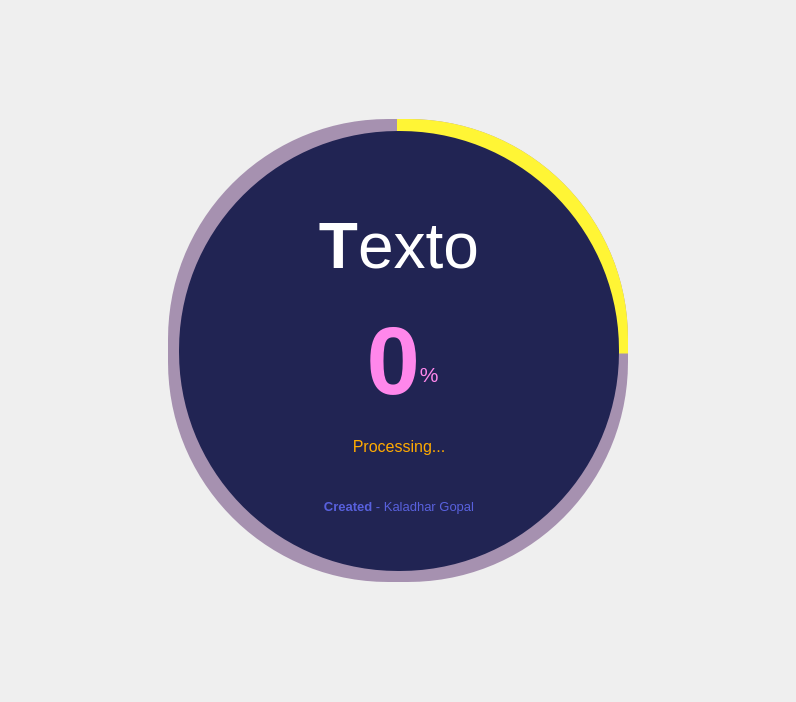
<?xml version="1.0" encoding="UTF-8"?>
<ui version="4.0">
 <class>MainWindow</class>
 <widget class="QMainWindow" name="MainWindow">
  <property name="geometry">
   <rect>
    <x>0</x>
    <y>0</y>
    <width>796</width>
    <height>702</height>
   </rect>
  </property>
  <property name="windowTitle">
   <string>MainWindow</string>
  </property>
  <widget class="QWidget" name="centralwidget">
   <layout class="QHBoxLayout" name="horizontalLayout">
    <property name="spacing">
     <number>0</number>
    </property>
    <property name="leftMargin">
     <number>0</number>
    </property>
    <property name="topMargin">
     <number>0</number>
    </property>
    <property name="rightMargin">
     <number>0</number>
    </property>
    <property name="bottomMargin">
     <number>0</number>
    </property>
    <item>
     <widget class="QFrame" name="BaseFrame">
      <property name="minimumSize">
       <size>
        <width>460</width>
        <height>463</height>
       </size>
      </property>
      <property name="maximumSize">
       <size>
        <width>460</width>
        <height>463</height>
       </size>
      </property>
      <property name="styleSheet">
       <string notr="true">QFrame{
	background-color: rgba(53, 0, 80,100);
border-radius:220;

}</string>
      </property>
      <property name="frameShape">
       <enum>QFrame::StyledPanel</enum>
      </property>
      <property name="frameShadow">
       <enum>QFrame::Raised</enum>
      </property>
      <layout class="QHBoxLayout" name="horizontalLayout_2">
       <property name="leftMargin">
        <number>0</number>
       </property>
       <property name="topMargin">
        <number>0</number>
       </property>
       <property name="rightMargin">
        <number>0</number>
       </property>
       <property name="bottomMargin">
        <number>0</number>
       </property>
       <item>
        <widget class="QFrame" name="ProgressBar">
         <property name="styleSheet">
          <string notr="true">QFrame{
border-radius:220px;
	background-color: qconicalgradient(cx:0.5, cy:0.5, angle:90, stop:0.747082 rgba(255, 53, 53, 0), stop:0.749027 rgba(255, 245, 53, 255));
}</string>
         </property>
         <property name="frameShape">
          <enum>QFrame::StyledPanel</enum>
         </property>
         <property name="frameShadow">
          <enum>QFrame::Raised</enum>
         </property>
         <layout class="QHBoxLayout" name="horizontalLayout_3">
          <property name="spacing">
           <number>0</number>
          </property>
          <property name="leftMargin">
           <number>11</number>
          </property>
          <property name="topMargin">
           <number>12</number>
          </property>
          <property name="bottomMargin">
           <number>11</number>
          </property>
          <item>
           <widget class="QFrame" name="UppermostFrame">
            <property name="styleSheet">
             <string notr="true">QFrame{
border-radius:219px;
	
	background-color: rgb(33, 36, 83);
}</string>
            </property>
            <property name="frameShape">
             <enum>QFrame::StyledPanel</enum>
            </property>
            <property name="frameShadow">
             <enum>QFrame::Raised</enum>
            </property>
            <layout class="QHBoxLayout" name="horizontalLayout_4">
             <item>
              <layout class="QGridLayout" name="gridLayout">
               <property name="leftMargin">
                <number>0</number>
               </property>
               <property name="topMargin">
                <number>48</number>
               </property>
               <property name="bottomMargin">
                <number>26</number>
               </property>
               <property name="spacing">
                <number>0</number>
               </property>
               <item row="4" column="0" colspan="2">
                <widget class="QLabel" name="label_5">
                 <property name="font">
                  <font>
                   <pointsize>11</pointsize>
                  </font>
                 </property>
                 <property name="styleSheet">
                  <string notr="true">QLabel{
border-radius:10px;
	
	color: rgb(88, 96, 221);
	background-color: qlineargradient(spread:pad, x1:0, y1:0, x2:1, y2:1, stop:0 rgba(0, 0, 0, 0), stop:1 rgba(255, 255, 255, 0));
}</string>
                 </property>
                 <property name="text">
                  <string>&lt;html&gt;&lt;head/&gt;&lt;body&gt;&lt;p align=&quot;center&quot;&gt;&lt;span style=&quot; font-size:10pt; font-weight:600;&quot;&gt;Created&lt;/span&gt;&lt;span style=&quot; font-size:10pt;&quot;&gt; - Kaladhar Gopal&lt;/span&gt;&lt;/p&gt;&lt;/body&gt;&lt;/html&gt;</string>
                 </property>
                </widget>
               </item>
               <item row="0" column="0" rowspan="2" colspan="2">
                <widget class="QLabel" name="label_2">
                 <property name="font">
                  <font>
                   <pointsize>11</pointsize>
                  </font>
                 </property>
                 <property name="styleSheet">
                  <string notr="true">color: rgb(255, 255, 255);
background-color: qlineargradient(spread:pad, x1:0, y1:0, x2:1, y2:1, stop:0 rgba(0, 0, 0, 0), stop:1 rgba(255, 255, 255, 0));</string>
                 </property>
                 <property name="text">
                  <string>&lt;html&gt;&lt;head/&gt;&lt;body&gt;&lt;p align=&quot;center&quot;&gt;&lt;span style=&quot; font-size:48pt; font-weight:600;&quot;&gt;T&lt;/span&gt;&lt;span style=&quot; font-size:48pt;&quot;&gt;exto&lt;/span&gt;&lt;/p&gt;&lt;/body&gt;&lt;/html&gt;</string>
                 </property>
                </widget>
               </item>
               <item row="3" column="0" colspan="2">
                <widget class="QLabel" name="LoadingLabel">
                 <property name="font">
                  <font>
                   <pointsize>12</pointsize>
                  </font>
                 </property>
                 <property name="styleSheet">
                  <string notr="true">QLabel{
border-radius:10px;
	color: rgb(255, 170, 0);
	background-color: qlineargradient(spread:pad, x1:0, y1:0, x2:1, y2:1, stop:0 rgba(0, 0, 0, 0), stop:1 rgba(255, 255, 255, 0));
}</string>
                 </property>
                 <property name="text">
                  <string>&lt;html&gt;&lt;head/&gt;&lt;body&gt;&lt;p align=&quot;center&quot;&gt;Processing...&lt;/p&gt;&lt;/body&gt;&lt;/html&gt;</string>
                 </property>
                </widget>
               </item>
               <item row="2" column="0" colspan="2">
                <widget class="QFrame" name="PercentLabelFrame">
                 <property name="styleSheet">
                  <string notr="true">background-color: qlineargradient(spread:pad, x1:0, y1:0, x2:1, y2:1, stop:0 rgba(0, 0, 0, 0), stop:1 rgba(255, 255, 255, 0));</string>
                 </property>
                 <property name="frameShape">
                  <enum>QFrame::StyledPanel</enum>
                 </property>
                 <property name="frameShadow">
                  <enum>QFrame::Raised</enum>
                 </property>
                 <layout class="QHBoxLayout" name="horizontalLayout_5">
                  <property name="spacing">
                   <number>0</number>
                  </property>
                  <property name="leftMargin">
                   <number>7</number>
                  </property>
                  <property name="topMargin">
                   <number>0</number>
                  </property>
                  <property name="rightMargin">
                   <number>0</number>
                  </property>
                  <property name="bottomMargin">
                   <number>0</number>
                  </property>
                  <item>
                   <widget class="QLabel" name="PercentLabel">
                    <property name="styleSheet">
                     <string notr="true">color: rgb(255, 135, 235);

</string>
                    </property>
                    <property name="frameShape">
                     <enum>QFrame::NoFrame</enum>
                    </property>
                    <property name="text">
                     <string>&lt;html&gt;&lt;head/&gt;&lt;body&gt;&lt;p align=&quot;center&quot;&gt;&lt;span style=&quot; font-size:72pt; font-weight:600;&quot;&gt;0&lt;/span&gt;&lt;span style=&quot; font-size:24pt; vertical-align:super;&quot;&gt;%&lt;/span&gt;&lt;/p&gt;&lt;/body&gt;&lt;/html&gt;</string>
                    </property>
                   </widget>
                  </item>
                 </layout>
                </widget>
               </item>
              </layout>
             </item>
            </layout>
           </widget>
          </item>
         </layout>
        </widget>
       </item>
      </layout>
     </widget>
    </item>
   </layout>
  </widget>
 </widget>
 <resources/>
 <connections/>
</ui>
